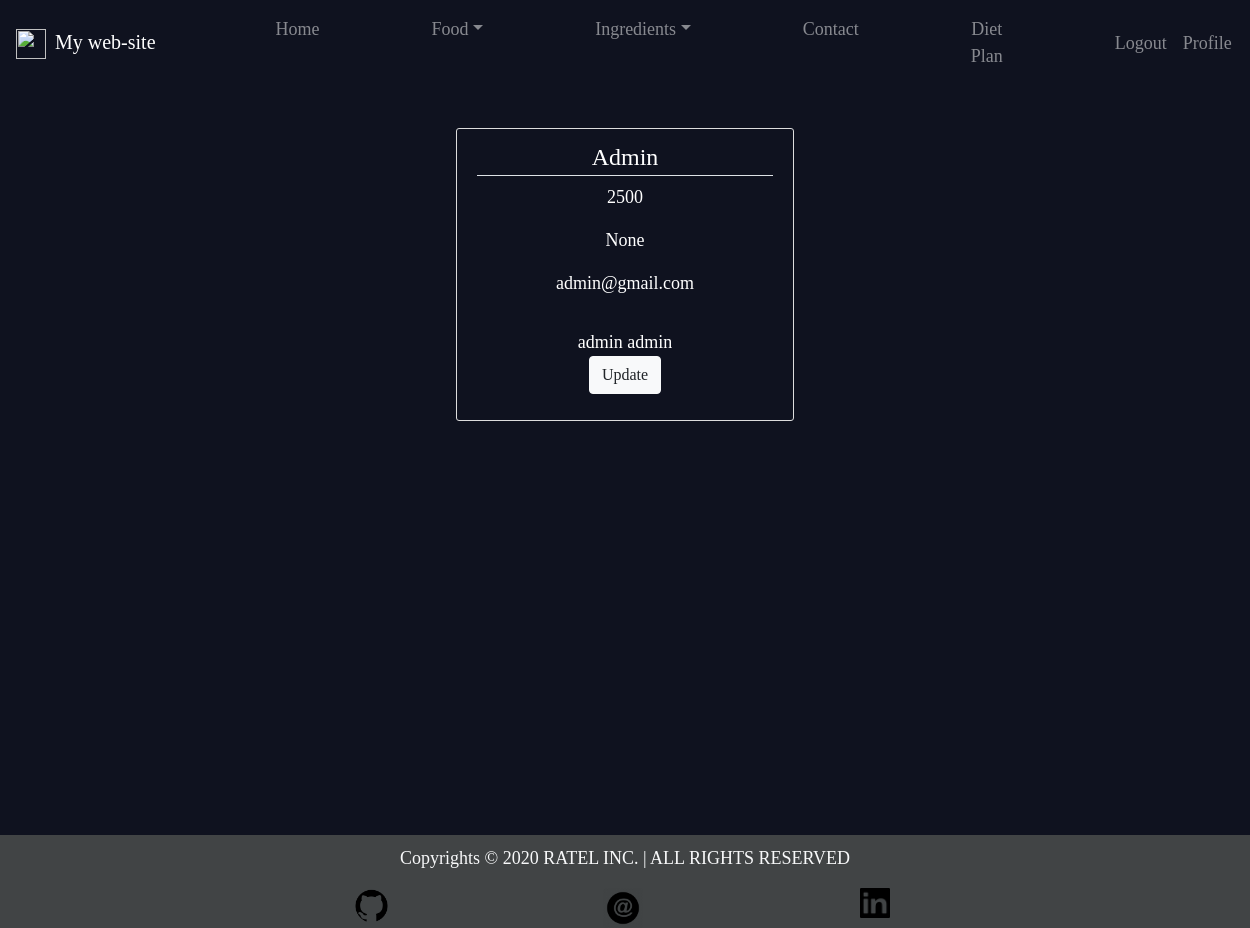
The page /profile/details/ (signed in) on the database its author committed.
### Account/models.py (models this page shows, shortened)
class Profile(AbstractBaseUser):
	email 					= models.EmailField(verbose_name="email", max_length=60, unique=True)
	username 				= models.CharField(verbose_name="username", max_length=30, unique=True)
	calories_plan			= models.IntegerField(default=2500)
	diet_type               = models.CharField(max_length=2, default="5", choices=DIET_TYPE_CHOICES)
	is_admin				= models.BooleanField(default=False)
	is_active				= models.BooleanField(default=True)
	is_staff				= models.BooleanField(default=False)
	is_superuser			= models.BooleanField(default=False)
	date_joined				= models.DateTimeField(verbose_name='date joined', auto_now_add=True)
	last_login				= models.DateTimeField(verbose_name='last login', auto_now=True)
	USERNAME_FIELD = "username"
	REQUIRED_FIELDS = ["email"]
	objects = MyAccountManager()
	def __str__(self):
		return "".join([i.lower().capitalize() + " " for i in self.username.split()])[:-1]

### Account/views.py (the view)
# urls.py: path("details/", profile_view, name="profile_details"),
def profile_view(request):
	context = {}
	username = request.user.username
	context["profile"] = Profile.objects.get(username=username)
	return render(request, "Account/profile_view.html", context)

### Templates/Account/profile_view.html (shortened to what this page needs)
{% extends 'main.html' %}
{% load crispy_forms_tags %}
{% block content %}
	<div class="content-section col-md-4 container-fluid">
		<form method="POST" enctype="multipart/form-data">
			<fieldset class="form-group">
				<legend class=border-bottom mb-4>{{ profile }}</legend>
					<p> {{ profile.calories_plan }}	</p>
					<p> {{ profile.get_diet_type_display }}	</p>
					<p> {{ profile.email }} </p>
			</fieldset>
			{{ profile.username }}
			{{ request.user.username }}
			{% if profile.username == request.user.username %}
				<div class="form-group">
					<a type="button" class="btn btn-light" href="{% url 'profile:profile_update' %}" >Update</a>
				</div>
			{% endif %}
		</form>
	</div>
{% endblock %}

### files/style.css (style rules this page uses)
body { background-color: #0f121f; font-family: Ubuntu; color: #fff; font-size:large; text-align: center; }
.content-section { padding: 10px 20px; border: 1px solid #dddddd; border-radius: 3px; margin-bottom: 20px; }

### rows shown on the page
Profile: username "Admin", calories_plan "2500", diet_type "None", email "admin@gmail.com", username "admin", user.username "admin"
